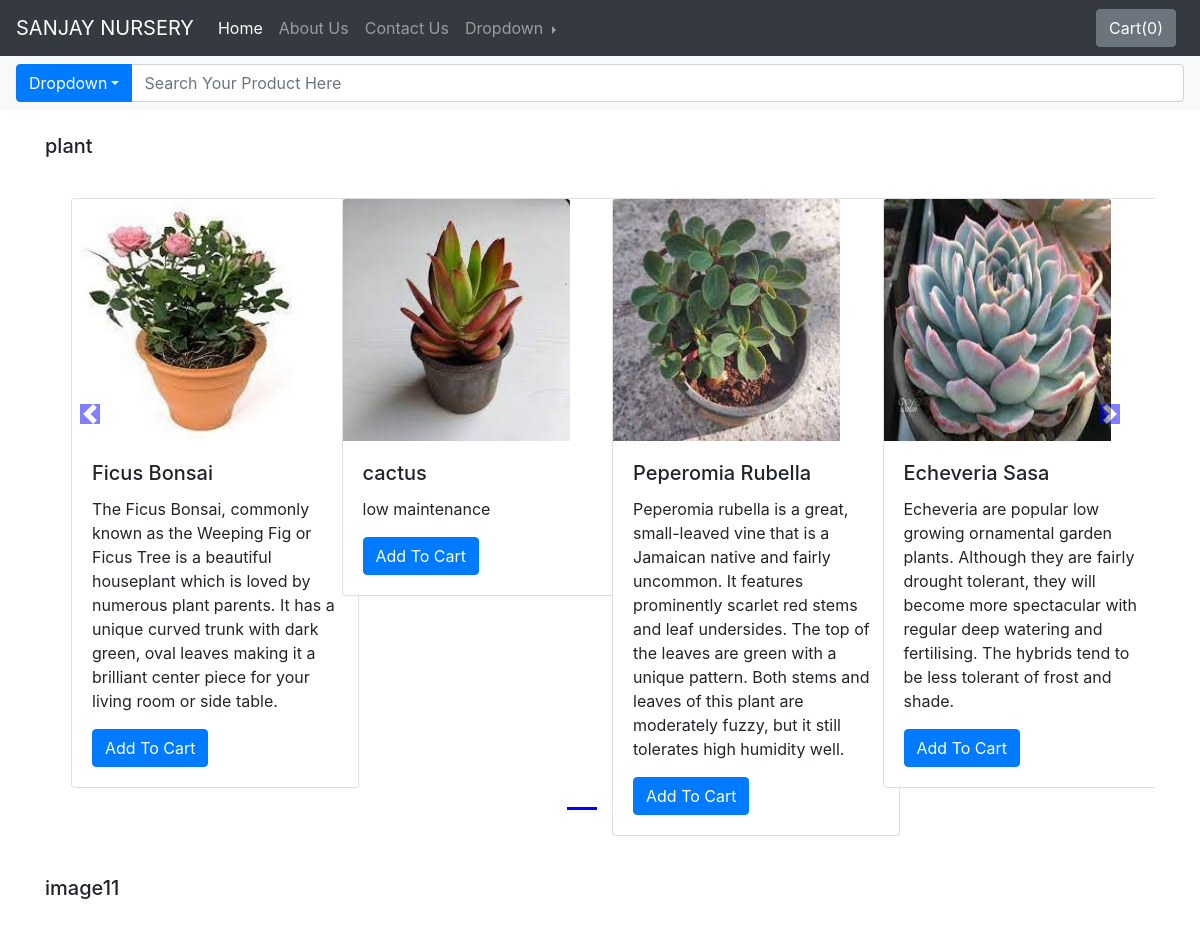
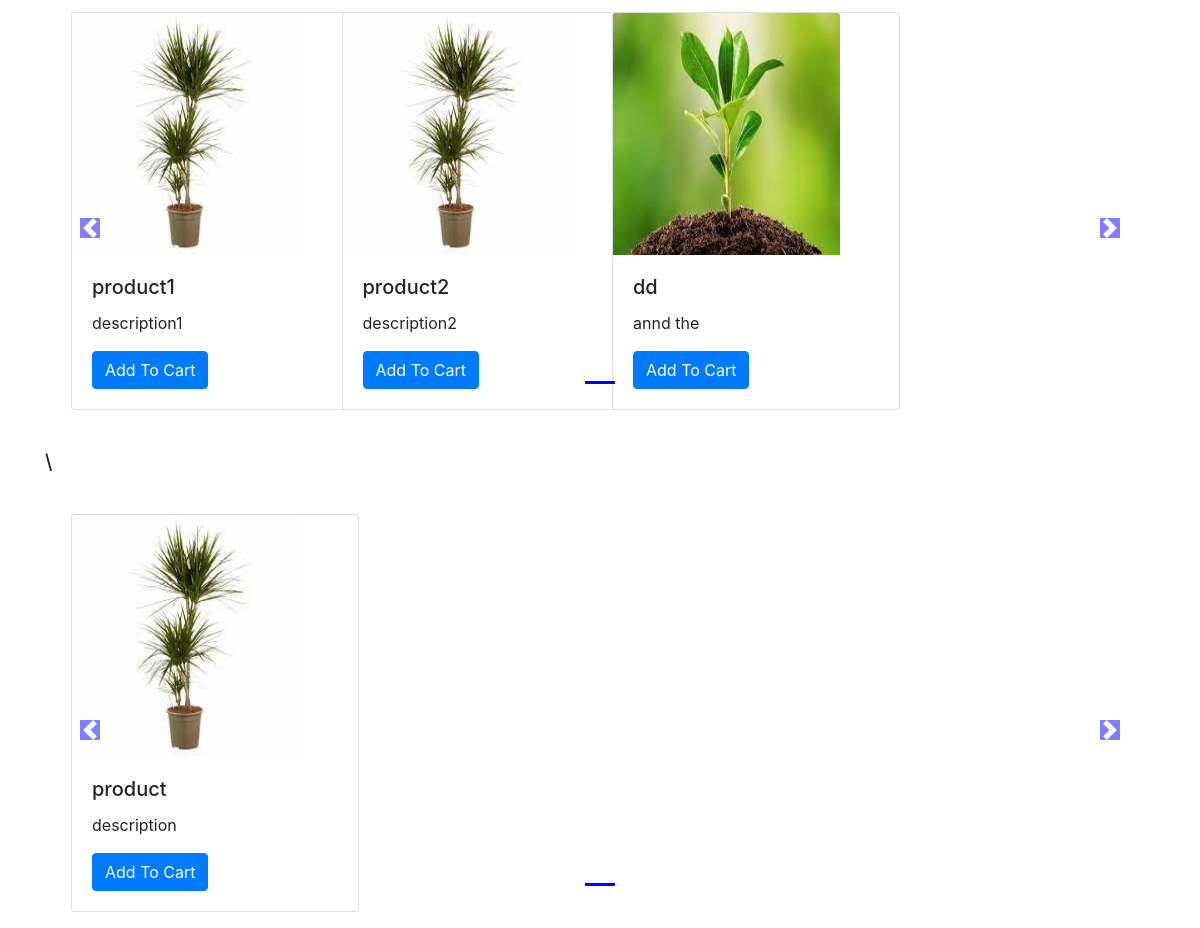
The app's page /shop/ with its own data (2 pictures, top to bottom).
### shop/models.py (models this page shows, shortened)
class Product(models.Model):
    product_id = models.AutoField
    product_name = models.CharField(max_length=100)
    category = models.CharField(max_length=100, default="")
    subcategory = models.CharField(max_length=100, default="")
    price = models.IntegerField(default=0)
    desc = models.CharField(max_length=500)
    pub_date = models.DateField()
    image = models.ImageField(upload_to="shop/images", default="")

### shop/views.py (the view)
# urls.py: path("",views.index, name="ShopHome"),
def index(request):
    allProds=[]
    catprods= Product.objects.values('category', 'id')
    cats= {item["category"] for item in catprods}
    for cat in cats:
        prod=Product.objects.filter(category=cat)
        n = len(prod)
        nSlides = n // 4 + ceil((n / 4) - (n // 4))
        allProds.append([prod, range(1, nSlides), nSlides])
    params={'allProds':allProds }
    return render(request,"shop/index.html", params)

### shop/templates/shop/index.html (shortened to what this page needs)
{% extends 'shop/basic.html' %}
{% block body %}
{% load static %}
<div class="container">
  {% for product, range, nSlides in allProds %}
  <h5 class="my-4">{{product.0.category}}</h5>
  <div class="row">
    <div id="demo{{forloop.counter}}" class="col carousel slide my-3" data-ride="carousel">
      <ul class="carousel-indicators">
        <li data-target="#demo{{forloop.counter}}" data-slide-to="0" class="active"></li>
        {% for i in range %}
        <li data-target="#demo{{forloop.parentloop.counter}}" data-slide-to="{{i}}"></li>
        {% endfor %}
      </ul>
      <div class="container carousel-inner no-padding">
        <div class="carousel-item active">
          {% for i in product %}
          <div class="col-xs-3 col-sm-3 col-md-3">
            <div class="card" style="width: 18rem;">
              <img src='/media/{{i.image}}' class="card-img-top" alt="...">
              <div class="card-body">
                <h5 class="card-title">{{i.product_name}}</h5>
                <p class="card-text">{{i.desc}}</p>
                <button id="pr{{i.id}}" class="btn btn-primary cart">Add To Cart</button>
              </div>
            </div>
          </div>
          {% if forloop.counter|divisibleby:4 and forloop.counter > 0 and not forloop.last %}
        </div>
        <div class="carousel-item">
          {% endif %}
          {% endfor %}
        </div>
      </div>
    </div>
    <a class="carousel-control-prev" href="#demo{{forloop.counter}}" data-slide="prev">
      <span class="carousel-control-prev-icon"></span>
    </a>
    <a class="carousel-control-next" href="#demo{{forloop.counter}}" data-slide="next">
      <span class="carousel-control-next-icon"></span>
    </a>
  </div>
  {% endfor %}
</div>
{% endblock %}

### shop/templates/shop/basic.html (shortened to what this page needs)
<!doctype html>
<html lang="en">
  <head>
    <link rel="stylesheet" href="https://stackpath.bootstrapcdn.com/bootstrap/4.2.1/css/bootstrap.min.css">
  </head>
<body>
<nav class="navbar navbar-expand-lg navbar-dark bg-dark">
  <a class="navbar-brand" href="#">SANJAY NURSERY</a>
  <div class="collapse navbar-collapse" id="navbarSupportedContent">
    <ul class="navbar-nav mr-auto">
      <li class="nav-item active">
        <a class="nav-link" href="/shop">Home <span class="sr-only">(current)</span></a>
      </li>
      <li class="nav-item">
        <a class="nav-link" href="/shop/about">About Us</a>
      </li>
      <li class="nav-item">
        <a class="nav-link" href="#">Contact Us</a>
      </li>
      <li class="nav-item">
        <li class="nav-item dropright">
          <a class="nav-link dropdown-toggle" href="#" id="navbarDropdown" role="button" data-toggle="dropdown" aria-haspopup="true" aria-expanded="false">
            Dropdown
          </a>
      </li>
    </ul>
    <button type="button" class="btn btn-secondary mx-2" id="popcart" data-container="body" data-toggle="popover" data-placement="bottom" data-html="true" data-content="Vivamus
sagittis lacus vel augue laoreet rutrum faucibus.">
  Cart(<span id="cart">0</span>)
</button>
    </nav>
<nav class="navbar navbar-expand-lg bg-light">
  <div class="input-group">
    <div class="input-group-prepend">
      <button class="btn btn-primary dropdown-toggle" type="button" data-toggle="dropdown" aria-haspopup="true" aria-expanded="false">Dropdown</button>
    </div>
    <input type="text" class="form-control" aria-label="Text input with dropdown button" placeholder="Search Your Product Here">
  </div>
</nav>
  {% block body %} {% endblock %}
  </body>
</html>

### records on screen
Product: category "plant", image (picture), product_name "Ficus Bonsai", desc "The Ficus Bonsai, commonly known as the Weeping Fig or Ficus Tree is a beautiful houseplant which is loved by numerous plant parents. It has a unique curved trunk with dark green, oval leaves making it a brilliant center piece for your living room or side table."
Product: image (picture), product_name "cactus", desc "low maintenance"
Product: image (picture), product_name "Peperomia Rubella", desc "Peperomia rubella is a great, small-leaved vine that is a Jamaican native and fairly uncommon. It features prominently scarlet red stems and leaf undersides. The top of the leaves are green with a unique pattern. Both stems and leaves of this plant are moderately fuzzy, but it still tolerates high humidity well."
Product: image (picture), product_name "Echeveria Sasa", desc "Echeveria are popular low growing ornamental garden plants. Although they are fairly drought tolerant, they will become more spectacular with regular deep watering and fertilising. The hybrids tend to be less tolerant of frost and shade."
Product: category "image11", image (picture), product_name "product1", desc "description1"
Product: image (picture), product_name "product2", desc "description2"
Product: image (picture), product_name "dd", desc "annd the"
Product: category "\\", image (picture), product_name "product", desc "description"
